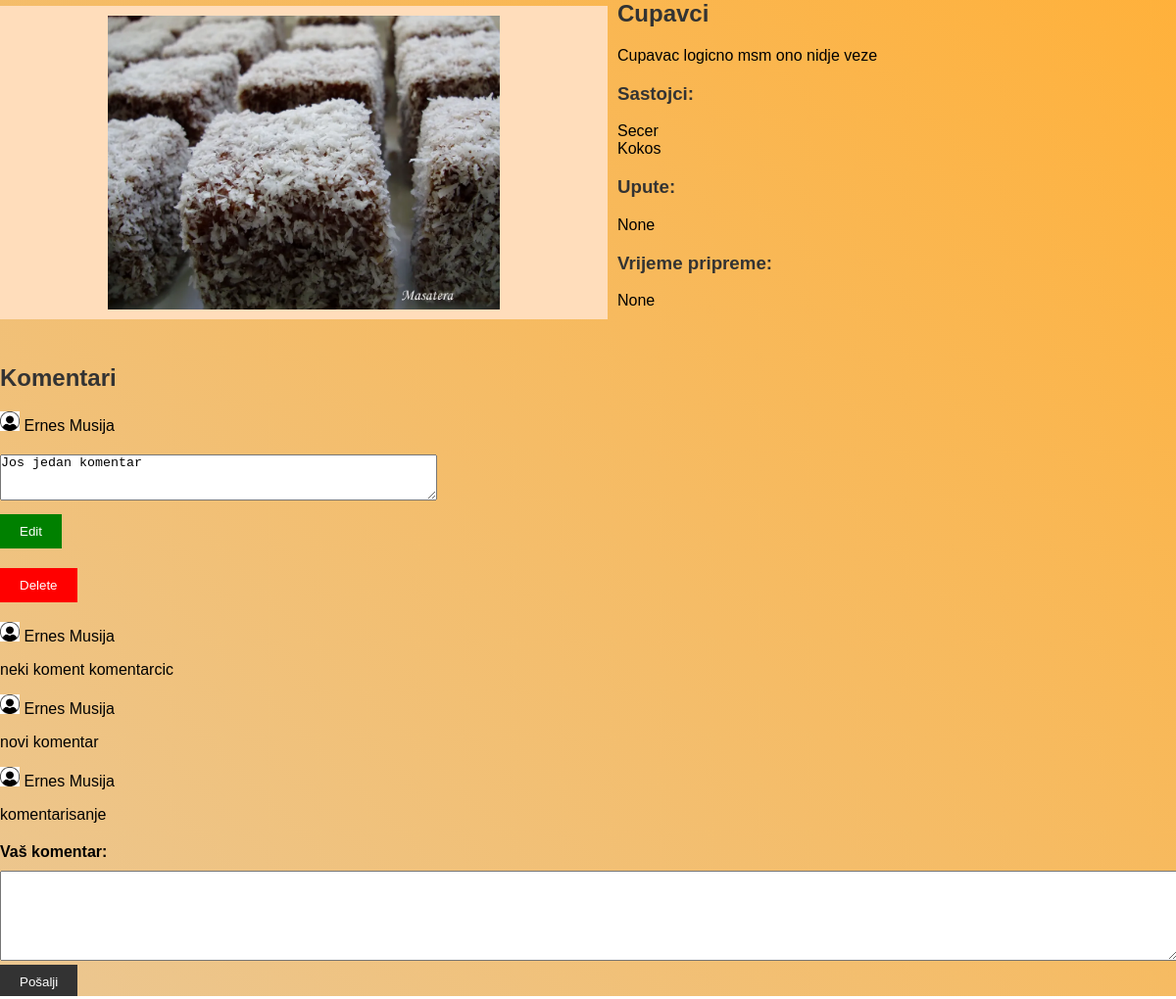
Screenshot of /prikazi_recept/2 (signed in) with the database file from the repository.
### ReceptiApp/models.py (models this page shows, shortened)
class Recept(models.Model):
    naziv = models.CharField(max_length=100)
    opis = models.CharField(max_length=500)
    uputa = models.CharField(max_length=1000, blank=True, null=True)
    vrijeme_pripreme = models.TimeField(blank=True, null=True)
    sastojci = models.ManyToManyField(Sastojak, through='SastojakRecept')
    slika = models.ImageField(blank=True, null=True, upload_to='images')

class Sastojak(models.Model):
    naziv = models.CharField(max_length=100)
    voce = 'V'
    povrce = 'P'
    meso = 'M'
    zitarice = 'Z'
    mlijecni_jaja = 'L'
    bilje_zacini = 'B'
    ostali = 'O'
    ulje_mast = 'U'
    tipovi = [
        (voce, 'Voce'),
        (povrce, 'Povrce'),
        (meso, 'Meso'),
        (zitarice, 'Zitarice'),
        (mlijecni_jaja, 'Mlijeko i jaja'),
        (bilje_zacini, 'Biljni i zacini'),
        (ulje_mast, 'Ulje i masti'),
        (ostali, 'Ostali'),
    ]
    tip = models.CharField(max_length=1, choices=tipovi, default=ostali)

class Komentar(models.Model):
    tekst = models.CharField(max_length=500)
    recept = models.ForeignKey(Recept, on_delete=models.CASCADE)
    user = models.ForeignKey(MyUser, on_delete=models.CASCADE)
    vrijeme = models.DateTimeField(auto_now_add=True)

class MyUser(AbstractBaseUser, PermissionsMixin):
    username = models.CharField(max_length=25, unique=True)
    password = models.CharField(max_length=250)
    email = models.EmailField(max_length=80, unique=True)
    name = models.CharField(max_length=25)
    surname = models.CharField(max_length=25)
    phone = models.CharField(max_length=15, blank=True)
    date_of_birth = models.DateField(blank=True, null=True)
    is_staff = models.BooleanField(default=False)
    is_active = models.BooleanField(default=False)
    objects = Manager()
    USERNAME_FIELD = 'email'
    REQUIRED_FIELDS = ['username', 'name', 'surname']

### ReceptiApp/views.py (the view)
# urls.py: path('prikazi_recept/<int:recept_id>', views.prikazi_recept, name="prikazi_recept"),
def prikazi_recept(request, recept_id):
    recept = Recept.objects.get(id=recept_id)
    if request.method == 'POST':
        komentar = request.POST['komentar']
        novi_komentar = Komentar.objects.create(tekst=komentar, user=request.user, recept=recept)
        novi_komentar.save()
        return redirect('prikazi_recept', recept_id=recept_id)
    komentari = Komentar.objects.filter(recept_id=recept_id)
    context = {
        'recept': recept,
        'komentari': komentari,
    }
    return render(request, 'prikazi_recept.html', context)

### templates/prikazi_recept.html (shortened to what this page needs)
{% load static %}
<!DOCTYPE html>
<html lang="en">
<head>
  <link rel="stylesheet" href="{% static 'prikazi_recept.css' %}">
</head>
<body>
  <div class="recipe-container">
    <div class="recipe-image">
      <img src="{{ recept.slika.url }}" alt="{{ recept.naziv }}">
    </div>
    <div class="recipe-info">
      <h2>{{ recept.naziv }}</h2>
      <p>{{ recept.opis }}</p>
      <h3>Sastojci:</h3>
      <ul>
        {% for sastojak in recept.sastojci.all %}
        <li>{{ sastojak.naziv }}</li>
        {% endfor %}
      </ul>
      <h3>Upute:</h3>
      <p>{{ recept.uputa }}</p>
      <h3>Vrijeme pripreme:</h3>
      <p>{{ recept.vrijeme_pripreme }}</p>
    </div>
  </div>
 <div class="comments-section">
    <h2>Komentari</h2>
   {% for komentar in komentari %}
    <div class="comment">
        <div class="user-info">
            <img class="user-icon" src="{% static 'slike/user_icon.png' %}" alt="User Icon">
            <span class="user-name">{{ komentar.user.name }} {{komentar.user.surname}}</span>
        </div>
         {% if user.is_authenticated and user == komentar.user %}
         <div class="comment-actions">
          <form action="{% url 'edit_komentar' komentar.id %}" method="POST">
            <div class="edit-comment-section">
              <textarea class="edit-comment-input" name="new_text" rows="3">{{ komentar.tekst }}</textarea>
              <button class="edit-btn" type="submit">Edit</button>
            </div>
          </form>
          <form action="{% url 'izbrisi_komentar' komentar.id %}" method="POST">
            <button class="delete-btn" type="submit">Delete</button>
          </form>
        </div>
        {% else %}
        <p>{{ komentar.tekst }}</p>
        {% endif %}
    </div>
    {% endfor %}
</div>
    <form action="" method="POST">
      <label for="message">Vaš komentar:</label>
      <textarea id="message" name="komentar" rows="6" required></textarea>
      <button type="submit">Pošalji</button>
    </form>
</body>
</html>

### static/prikazi_recept.css (style rules this page uses)
body { font-family: Arial, sans-serif; margin: 0; padding: 0; background: linear-gradient(45deg, #ebc792, #ffb13b); }
h2, h3 { color: #333333; }
.recipe-container { display: flex; align-items: center; }
.recipe-image { flex: 0 0 50%; }
.user-icon { width: 20px; height: 20px; }
.recipe-image img { max-width: 100%; height: auto; }
.recipe-info { flex: 0 0 50%; padding-left: 10px; }
.recipe-info h2 { font-size: 24px; margin-top: 0; }
.recipe-info p { margin-top: 0; }
.recipe-info ul { list-style: none; padding: 0; }
.comments-section { margin-top: 40px; }
.comments-section h2 { font-size: 24px; }
.comment { background-color: linear-gradient(45deg, #ebc792, #ffb13b); padding: 0; margin-bottom: 10px; }
.comment-actions form { margin-right: 10px; display: inline-block; }
.comment-actions { display: flex; flex-direction: column; align-items: flex-start; }
.comment-actions .delete-btn { background-color: red; display: block; margin-bottom: 10px; color: white; }
.comment-actions .edit-btn { background-color: green; color: white; margin-right: 200px; margin-right: 200px; margin-top: 10px; }
form { margin-top: 20px; }
label { display: block; margin-bottom: 10px; font-weight: bold; }
textarea { width: 100%; padding: 0px; resize: vertical; }
button[type="submit"] { background-color: #333333; color: #ffffff; padding: 10px 20px; border: none; cursor: pointer; }
.recipe-image { flex: 0 0 50%; background-color: #FFDDBB; padding: 10px; display: flex; justify-content: center; align-items: center; }
.recipe-image img { max-width: 100%; height: auto; width: 400px; height: 300px; }

### rows the page displays
Recept: slika (picture), naziv "Cupavci", opis "Cupavac logicno msm ono nidje veze", uputa "None", vrijeme_pripreme "None"
Sastojak: naziv "Secer"
Sastojak: naziv "Kokos"
Komentar: user.name "Ernes", user.surname "Musija", new_text "Jos jedan komentar"
Komentar: user.name "Ernes", user.surname "Musija", tekst "neki koment komentarcic"
Komentar: user.name "Ernes", user.surname "Musija", tekst "novi komentar"
Komentar: user.name "Ernes", user.surname "Musija", tekst "komentarisanje"
